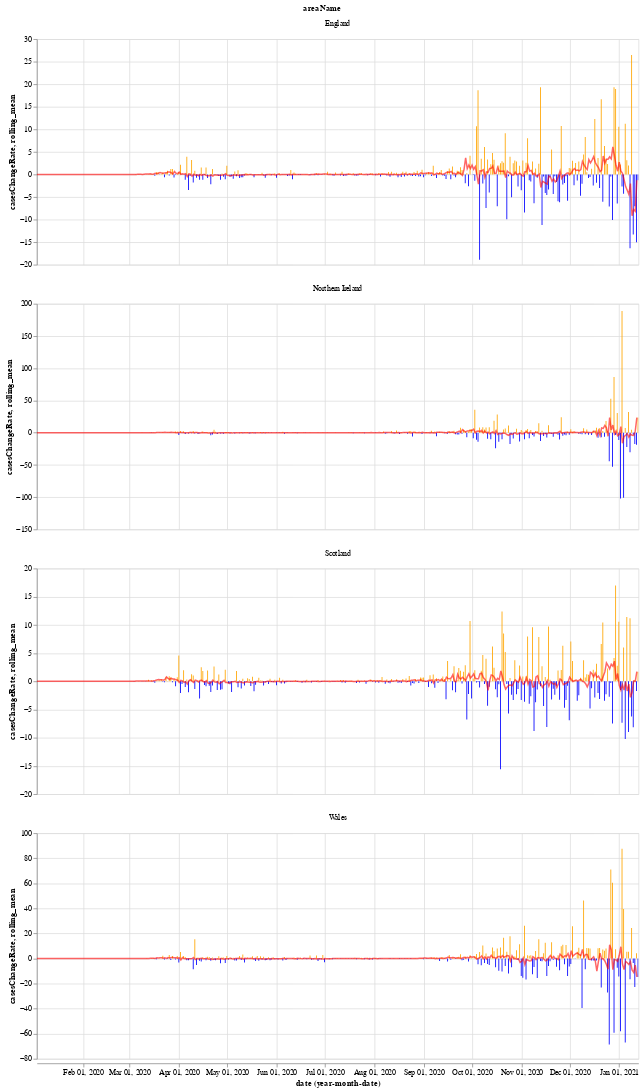

Notebook code cell kept with this figure:
### Markdown cell above
We will use the Python library `Altair` for visualising the data, see the [altair docs](https://altair-viz.github.io/) for more information.

First we have a graph which shows the daily change in the number of new cases for each country. This number jumps up and down all over the place, which is likely due to delay in reporting of new cases over the weekend. Another interesting thing is that it looks like the daily cases in Wales experienced a much shorter period of calm over the summer (calm in the sense of daily cases not jumping up and down).

The orange bars are days when the number of new cases (per 100k population) was more than the previous day, while the blue are days when the number of new cases dropped. The red line is the 7 day moving average. 

When the moving average line is below 0, it means that there is a consistent drop in new cases. We can see this clearly happening around the times that lockdowns were introduced (though, to varying degrees). I will update the graphs soon with a marker of when each lockdown started.

### Code cell
# collapse
import altair as alt

bars = alt.Chart(uk_cases).mark_bar().encode(
    x="yearmonthdate(date):T",
    y="casesChangeRate:Q",
    tooltip='casesChange',
    color=alt.condition(
        alt.datum.casesChangeRate > 0,
        alt.value("orange"),  # The positive color
        alt.value("blue")  # The negative color
    )
).properties(title='Daily change in number of new cases with 7 day rolling mean',width=800).interactive()

line = alt.Chart(uk_cases).mark_line(
    color='red',
    size=2,
    opacity=0.6
).transform_window(
    rolling_mean='mean(casesChangeRate)',
    frame=[0, 7],
    groupby=['areaName']
).encode(
    x='yearmonthdate(date):T',
    y='rolling_mean:Q'
)

alt.layer(bars, line, data=uk_cases).facet(alt.Column(
    'areaName'), columns=1).resolve_scale(y='independent')

### Figure 1 — Vega-Lite specification as saved in the notebook (floating-point values rounded to 4 significant figures; data arrays with more than 128 entries replaced by an {"elided": "..."} marker saying what was removed)
{"config": {"view": {"continuousWidth": 400, "continuousHeight": 300}}, "data": {"name": "data-4684a6fb9a1fc7d8d9abac817cd0bd53"}, "facet": {"type": "nominal", "field": "areaName"}, "spec": {"layer": [{"mark": "bar", "encoding": {"color": {"condition": {"value": "orange", "test": "(datum.casesChangeRate > 0)"}, "value": "blue"}, "tooltip": {"type": "quantitative", "field": "casesChange"}, "x": {"type": "temporal", "field": "date", "timeUnit": "yearmonthdate"}, "y": {"type": "quantitative", "field": "casesChangeRate"}}, "selection": {"selector001": {"type": "interval", "bind": "scales", "encodings": ["x", "y"]}}, "title": "Daily change in number of new cases with 7 day rolling mean", "width": 800}, {"mark": {"type": "line", "color": "red", "opacity": 0.6, "size": 2}, "encoding": {"x": {"type": "temporal", "field": "date", "timeUnit": "yearmonthdate"}, "y": {"type": "quantitative", "field": "rolling_mean"}}, "transform": [{"window": [{"op": "mean", "field": "casesChangeRate", "as": "rolling_mean"}], "frame": [0, 7], "groupby": ["areaName"]}]}]}, "columns": 1, "resolve": {"scale": {"y": "independent"}}, "$schema": "https://vega.github.io/schema/vega-lite/v4.8.1.json", "datasets": {"data-4684a6fb9a1fc7d8d9abac817cd0bd53": {"elided": "1504 records"}}}
